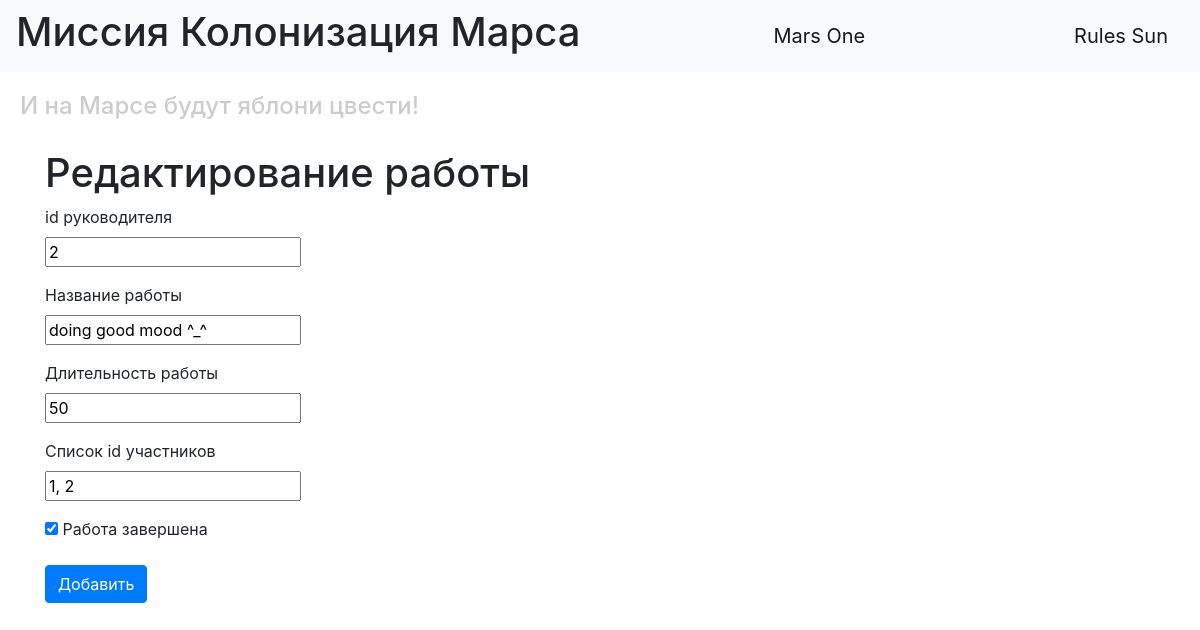
The page /jobs/7 (signed in) on the database its author committed.
### data/users.py (models this page shows, shortened)
class User(SqlAlchemyBase, UserMixin, SerializerMixin):
    __tablename__ = 'users'
    id = sqlalchemy.Column(sqlalchemy.Integer,
                           primary_key=True, autoincrement=True)
    surname = sqlalchemy.Column(sqlalchemy.String, nullable=True)
    name = sqlalchemy.Column(sqlalchemy.String, nullable=True)
    age = sqlalchemy.Column(sqlalchemy.Integer)
    position = sqlalchemy.Column(sqlalchemy.String, nullable=True)
    speciality = sqlalchemy.Column(sqlalchemy.String, nullable=True)
    address = sqlalchemy.Column(sqlalchemy.String, nullable=True)
    email = sqlalchemy.Column(sqlalchemy.String,
                              index=True, unique=True, nullable=True)
    hashed_password = sqlalchemy.Column(sqlalchemy.String, nullable=True)
    modified_date = sqlalchemy.Column(sqlalchemy.DateTime)
    city_from = sqlalchemy.Column(sqlalchemy.String)

### data/jobs.py (models this page shows)
class Jobs(SqlAlchemyBase, UserMixin, SerializerMixin):
    __tablename__ = 'jobs'
    id = sqlalchemy.Column(sqlalchemy.Integer,
                           primary_key=True, autoincrement=True)
    team_leader = sqlalchemy.Column(sqlalchemy.Integer,
                                    sqlalchemy.ForeignKey("users.id"))
    user = orm.relation('User')
    job = sqlalchemy.Column(sqlalchemy.String, nullable=True)
    work_size = sqlalchemy.Column(sqlalchemy.Integer)
    collaborators = sqlalchemy.Column(sqlalchemy.String)
    start_date = sqlalchemy.Column(sqlalchemy.DateTime,
                                   default=datetime.datetime.now)
    end_date = sqlalchemy.Column(sqlalchemy.DateTime)
    is_finished = sqlalchemy.Column(sqlalchemy.Boolean, default=False)

### main.py (the view, shortened to what this page needs)
@app.route('/jobs/<int:id>', methods=['GET', 'POST'])
@login_required
def edit_job(id):
    form = JobsForm()
    if request.method == "GET":
        session = db_session.create_session()
        job = session.query(Jobs).filter(Jobs.id == id,
                                          (Jobs.team_leader == current_user.id)|(current_user.id == 1)).first()
        if job:
            form.team_leader.data = job.team_leader
            form.job.data = job.job
            form.work_size.data = job.work_size
            form.collaborators.data = job.collaborators
            form.is_finished.data = job.is_finished
        else:
            abort(404)
    return render_template('addjob.html', title='Редактирование работы', form=form)

### loginform.py
class JobsForm(FlaskForm):
    team_leader = IntegerField('id руководителя', validators=[DataRequired()])
    job = StringField('Название работы', validators=[DataRequired()])
    work_size = IntegerField('Длительность работы', validators=[DataRequired()])
    collaborators = StringField('Список id участников', validators=[DataRequired()])
    start_date = DateField('Время начала работы', default=datetime.datetime.now)
    end_date = DateField('Время конца работы', default=datetime.datetime.now)
    is_finished = BooleanField('Работа завершена', default=False)
    submit = SubmitField('Добавить')

### data/db_session.py (called while the page is built)
def create_session() -> Session:
    global __factory
    return __factory()

### main.py (called while the page is built)
@login_manager.user_loader
def load_user(user_id):
    session = db_session.create_session()
    return session.query(User).get(user_id)

### templates/addjob.html (shortened to what this page needs)
{% extends "base.html" %}
{% block content %}
    <h1>{{ title }}</h1>
    <form action="" method="post">
        <p>
            {{ form.team_leader.label }}<br>
            {{ form.team_leader }}<br>
        </p>
        <p>
            {{ form.job.label }}<br>
            {{ form.job }}<br>
        </p>
        <p>
            {{ form.work_size.label }}<br>
            {{ form.work_size }}<br>
        </p>
        <p>
            {{ form.collaborators.label }}<br>
            {{ form.collaborators }}<br>
        </p>
        <p>{{ form.is_finished() }} {{ form.is_finished.label }}</p>
        <p>{{ form.submit(type="submit", class="btn btn-primary") }}</p>
    </form>
{% endblock %}

### templates/base.html (shortened to what this page needs)
<!DOCTYPE html>
<html lang="en">
<head>
    <link rel="stylesheet" href="https://stackpath.bootstrapcdn.com/bootstrap/4.4.1/css/bootstrap.min.css">
    <link rel="stylesheet" type="text/css" href="/static/css/style.css" />
</head>
  <body>
    <header>
      <nav class="navbar navbar-light bg-light">
          <h1>Миссия Колонизация Марса</h1>
        <a class="navbar-brand" href="#">Mars One</a>
          {% if current_user.is_authenticated %}
    <a class="navbar-brand" href="/logout">{{ current_user.name }} {{ current_user.surname }}</a>
{% else %}
    <p>
        <a class="btn btn-primary " href="/register">Зарегистрироваться</a>
        <a class="btn btn-success" href="/login">Войти</a>
    </p>
{% endif %}
      </nav>
        <h4>И на Марсе будут яблони цвести!</h4>
    </header>
    <main role="main" class="container">
        {% block content %}{% endblock %}
    </main>
  </body>
</html>

### static/css/style.css (style rules this page uses)
h4 { color: #cccccc; padding: 20px; }

### rows shown on the page
User: name "Rules", surname "Sun"
Jobs: team_leader "2", job "doing good mood ^_^", work_size "50", collaborators "1, 2", is_finished "☑"

### other values the page prints
{{ title }} "Редактирование работы"
